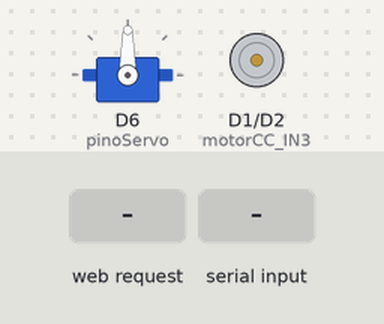
Simulated run of this sketch. Board: ESP8266 (NodeMCU). Shown: servo, motor-driver pin pairs drawn as motors (green arrow = first pin HIGH = forward, orange = second pin HIGH = backward, longer = more drive, scaled by the enable pin). The inputs (shaded band) are chosen by the test bench. What the sketch prints to the serial monitor is not drawn.

Above: at 1.2 s.
1.3 s: HTTP request GET /f received
At 1.6 s:
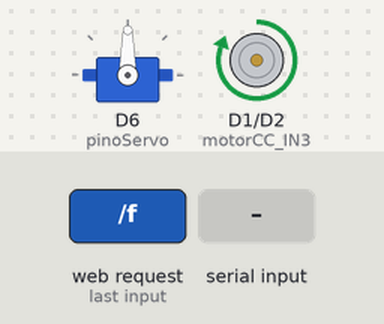
2.8 s: "t" received over Serial
At 3.9 s:
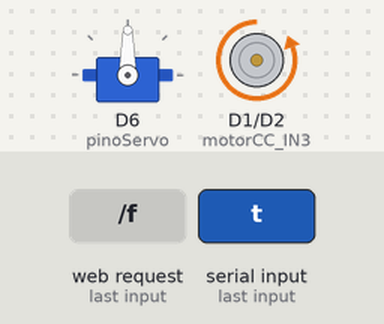
4.3 s: HTTP request GET /e received
At 5.0 s:
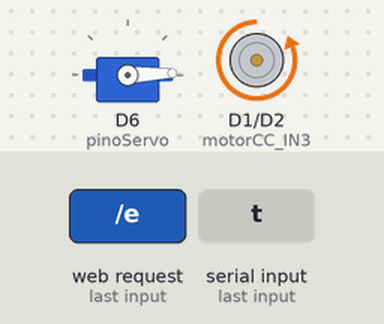
5.8 s: "p" received over Serial
At 6.2 s:
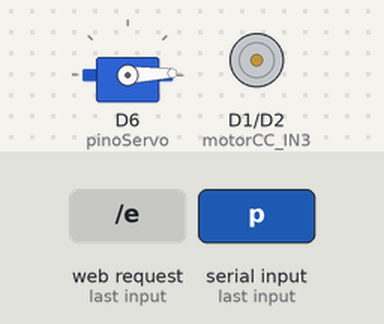
7.3 s: HTTP request GET /d received
At 8.5 s:
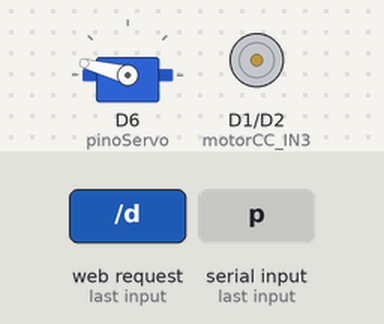
8.8 s: "f" received over Serial
At 9.7 s:
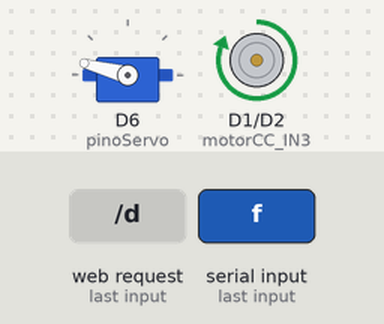
Timing chart, 0 to 11.3 s (numbered marks = the images above; inputs shaded):
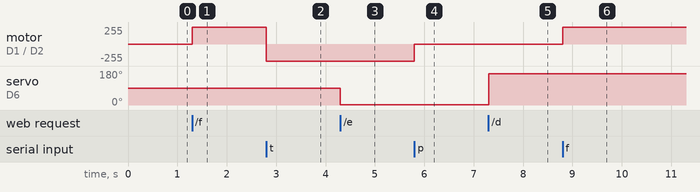

The sketch:

codigoESP.ino
```cpp
// importação da biblioteca que contém as funções para os servo motor
#include <Servo.h>
#include <ESP8266WiFi.h>
#include <ESP8266WebServer.h>

// Configuração da rede do ESP (para o modo AP)
const char* ssid = "ESP8266";
const char* password = "senha123";

IPAddress local_ip(192, 168, 4, 1);
IPAddress gateway(192, 168, 100, 1);
IPAddress subnet(255, 255, 255, 0);
ESP8266WebServer server(80);

//Funções criadas
void processaComando(char comando);
void handle_OnConnect();
void handle_frente();
void handle_tras();
void handle_parar();
void handle_esquerda();
void handle_direita();
void handle_meio();
void handle_NotFound();

String SendHTML();

// definição de constantes que serão usadas ao longo do código
#define velocidadeMotor 1023   //Varia proporcionalmente entre 0 e 1023
#define esquerda 2
#define direita 165
#define meio 90
#define pinoServo D6
#define motorCC_ENB D7
#define motorCC_IN3 D1
#define motorCC_IN4 D2

// Variável para controle serial, usada para testes
char comando;

// Objeto para controlar o servo
Servo motorServo;

void setup() {

  Serial.begin(115200);

  // Configuração dos pinos
  pinMode(motorCC_ENB, OUTPUT);
  pinMode(motorCC_IN3, OUTPUT);
  pinMode(motorCC_IN4, OUTPUT);

  // Motores desligados
  digitalWrite(motorCC_IN3, LOW);
  digitalWrite(motorCC_IN4, LOW);

  // Configuração do servo motor
  motorServo.attach(pinoServo);
  motorServo.write(meio);

  //Configuração do ESP como AP
  WiFi.mode(WIFI_AP);
  WiFi.softAPConfig(local_ip, gateway, subnet);
  WiFi.softAP(ssid, password);

  // Configura as requisições HTTP
  server.on("/", HTTP_GET, handle_OnConnect);
  server.on("/f", HTTP_GET, handle_frente);
  server.on("/t", HTTP_GET, handle_tras);
  server.on("/p", HTTP_GET, handle_parar);
  server.on("/e", HTTP_GET, handle_esquerda);
  server.on("/d", HTTP_GET, handle_direita);
  server.on("/m", HTTP_GET, handle_meio);
  server.onNotFound(handle_NotFound);

  //Inicializa o servidor
  server.begin();
  Serial.println("ESP8266 car server started.");

  // Define a velocidade do motor
  analogWrite(motorCC_ENB, velocidadeMotor);
}

void loop() {
  //Possibilidade de controle serial
  if(Serial.available() > 0){
    processaComando(Serial.read());
  }

  //Monitora as requisições
  server.handleClient();
  server.send(200, "text/html", SendHTML());
}

//Função chamada quando um dispositivo se conectar ao ESP
void handle_OnConnect() {
  processaComando('p');
  Serial.println("Client connected");
  server.send(200, "text/html", SendHTML());
}


//Funções chamadas de acordo com as diferentes requisições
void handle_frente(){
  processaComando('f');
  server.send(200, "text/html", SendHTML());
}

void handle_tras(){
  processaComando('t');
  server.send(200, "text/html", SendHTML());
}

void handle_parar(){
  processaComando('p');
  server.send(200, "text/html", SendHTML());
}

void handle_esquerda(){
  processaComando('e');
  server.send(200, "text/html", SendHTML());
}

void handle_direita(){
  processaComando('d');
  server.send(200, "text/html", SendHTML());
}

void handle_meio(){
  processaComando('m');
  server.send(200, "text/html", SendHTML());
}


// Função chamada ao requisitar um endereço inexistente
void handle_NotFound(){
  server.send(200, "text/html", "Not Found");
}

//Função para manipular os motores de acordo com o comendo
void processaComando(char comando){
  Serial.println("COMANDO:");
  Serial.println(comando);

  switch (comando){
    //Motor de tração ligado (frente)
    case 'f':
      digitalWrite(motorCC_IN3, HIGH);
      digitalWrite(motorCC_IN4, LOW);
      Serial.print("FRENTE");
      break;

    //Motor de tração ligado (trás)
    case 't':
      digitalWrite(motorCC_IN3, LOW);
      digitalWrite(motorCC_IN4, HIGH);
      Serial.print("TRÁS");
      break;

    //Motor de tração desligado
    case 'p':
      digitalWrite(motorCC_IN3, LOW);
      digitalWrite(motorCC_IN4, LOW);
      Serial.print("PARAR");
      break;

    //Mudar a direção (direita)
    case 'd':
      motorServo.write(direita);
      Serial.print("DIRETA");
      break;

    //Mudar a direção (esquerda)
    case 'e':
      motorServo.write(esquerda);
      Serial.print("ESQUERDA");
      break;

    //Mudar a direção (meio)
    case 'm':
      Serial.print("MEIO");
      motorServo.write(meio);
      break;

    default:
      return;
  }
  return;
}

// Função que retorna o texto HTML da página
String SendHTML(){
  String html = "<!DOCTYPE html>";
  html += "<html>\n";
  html += "<head>\n";
  html += "<title>ESP8266 WiFi Car</title>\n";
  html += "<meta name=\"viewport\" content=\"width=device-width, initial-scale=1\">\n";
  html += "<style>\n";
  html += "body {\n";
  html += "background-color: #121212;\n";
  html += "}\n";
  html += "h1 {\n";
  html += "color: #67db7b ;\n";
  html += "text-align: center  ;\n";
  html += "}\n";
  html += "h2 {\n";
  html += "color: #ffffff;\n";
  html += "text-align: center;\n";
  html += "}\n";
  html += "input{\n";
  html += "width: 15vw;\n";
  html += "height: 15vw;\n";
  html += "margin: 10px;\n";
  html += "color: #121212;\n";
  html += "background-color: #67db7b;\n";
  html += "}\n";
  html += "#controls {\n";
  html += "padding:50px 0;\n";
  html += "justify-content:space-between;\n";
  html += "display: flex;\n";
  html += "flex-direction: row;\n";
  html += "}\n";
  html += "#left_controls{\n";
  html += "margin: auto;\n";
  html += "display: flex;\n";
  html += "flex-direction: column;\n";
  html += "}\n";
  html += "#right_controls{\n";
  html += "margin: auto;\n";
  html += "width: auto;\n";
  html += "display: flex;\n";
  html += "flex-direction: row;\n";
  html += "}\n";
  html += "</style>\n";
  html += "</head>\n";
  html += "<body>\n";
  html += "<header>\n";
  html += "<h1>Gambiarra-mobile</h1>\n";
  html += "<h2>Dirija com moderação</h2>\n";
  html += "<br>\n";
  html += "</header>\n";
  html += "<div id=\"controls\">\n";
  html += "<form method=\"GET\" id=\"left_controls\">\n";
  html += "<input type=\"button\" value=\"/\\\" onclick=\"window.location.href='/f'\">\n";
  html += "<br><br>\n";
  html += "<input type=\"button\" value=\"O\" onclick=\"window.location.href='/p'\">\n";
  html += "<br><br>\n";
  html += "<input type=\"button\" value=\"\\/\" onclick=\"window.location.href='/t'\">\n";
  html += "<br><br>\n";
  html += "</form>\n";
  html += "<div id=\"right_controls\">\n";
  html += "<input type=\"button\" value=\"<-\" onclick=\"window.location.href='/e'\">\n";
  html += "<br><br>\n";
  html += "<input type=\"button\" value=\"O\" onclick=\"window.location.href='/m'\">\n";
  html += "<br><br>\n";
  html += "<input type=\"button\" value=\"->\" onclick=\"window.location.href='/d'\">\n";
  html += "<br><br>\n";
  html += "</div>\n";
  html += "</div>\n";
  html += "</body>\n";
  html += "</html>\n";

  return html;
}
```

Measured:
- after the input at 1.3 s, motor on D1 (motorCC_IN3) / D2 (motorCC_IN4): stopped → forward 255/255 at once
- after the input at 2.8 s, motor on D1 (motorCC_IN3) / D2 (motorCC_IN4): forward 255/255 → backward 255/255 at once
- after the input at 4.3 s, servo on D6 (pinoServo): 90° → 2° at once
- after the input at 5.8 s, motor on D1 (motorCC_IN3) / D2 (motorCC_IN4): backward 255/255 → stopped at once
- after the input at 7.3 s, servo on D6 (pinoServo): 2° → 165° at once
- after the input at 8.8 s, motor on D1 (motorCC_IN3) / D2 (motorCC_IN4): stopped → forward 255/255 at once
